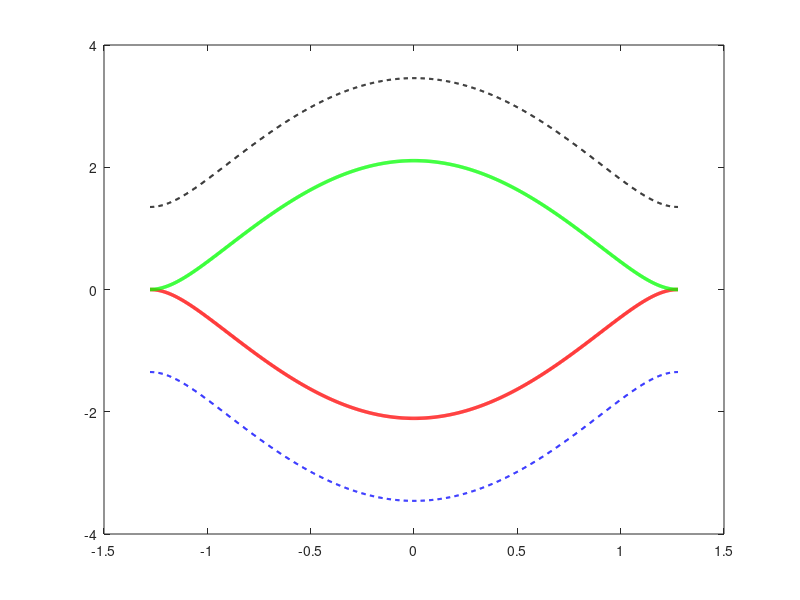

Source code (MATLAB): (Note: this script raises an error after producing the figure.)
% ========================================================================
% Tight-Binding Dispersion Relation for 1D Benzene Chain
% Plotting the First Brillouin Zone
% ========================================================================
clear; clc; close all;

%% 1. Physical Parameters
% Using typical values for graphene-like systems for realism
t = 2.7;          % Hopping integral [eV]
alpha = 0;        % On-site energy [eV] (Reference level, sets Ef approx at 0)
a = 1.42;         % Bond length between Carbons [Angstrom]

% Lattice constant in real space
R = a * sqrt(3);  % [Angstrom]

%% 2. Defining the First Brillouin Zone (BZ)
% The BZ boundaries are at +/- pi/R
k_boundary = pi / R;

% Create k-vector spanning exactly the first BZ
num_points = 1000;
k = linspace(-k_boundary, k_boundary, num_points);

%% 3. Calculating Energy Bands
% Recall the formula derived: E = -alpha +/- (t/4)*( +/-1 +/- S )
% Where S = sqrt(1 + 16*cos^2(kR/2))

% Helper term S(k)
S_k = sqrt(1 + 16 * (cos(k * R / 2)).^2);

% The four energy bands (ordered from lowest to highest)
% Band 1 (Lowest)
E1 = -alpha - (t/4) * (S_k + 1);
% Band 2 (Valence Band - Highest occupied at 0K)
E2 = -alpha + (t/4) * (1 - S_k);
% Band 3 (Conduction Band - Lowest unoccupied at 0K)
E3 = -alpha + (t/4) * (S_k - 1);
% Band 4 (Highest)
E4 = -alpha + (t/4) * (S_k + 1);

%% 4. Plotting
figure('Name', '1D Benzene Chain Dispersion', 'Color', 'w', 'Position', [100, 100, 800, 600]);
hold on; box on;

% Plot the bands with distinct styles
plot(k, E1, 'b--', 'LineWidth', 1.5, 'DisplayName', 'Band 1 (Lowest)');
plot(k, E2, 'r-', 'LineWidth', 2.5, 'DisplayName', 'Band 2 (Valence)');
plot(k, E3, 'g-', 'LineWidth', 2.5, 'DisplayName', 'Band 3 (Conduction)');
plot(k, E4, 'k--', 'LineWidth', 1.5, 'DisplayName', 'Band 4 (Highest)');

% Mark the Fermi Energy level (approximate for this symmetric case)
yline(-alpha, 'k:', 'Fermi Energy (E_F)', 'LabelVerticalAlignment', 'middle', 'LineWidth', 1);

% --- Marking the Brillouin Zone Boundaries ---
xline(-k_boundary, 'k-.', {'-pi/R', 'BZ Boundary'}, 'LabelVerticalAlignment', 'bottom', 'LineWidth', 1.2);
xline(k_boundary, 'k-.', {'+pi/R', 'BZ Boundary'}, 'LabelVerticalAlignment', 'bottom', 'LineWidth', 1.2);

% Graph decorations
title({'Electronic Dispersion Relation', '1D Benzene Chain (First Brillouin Zone)'}, 'FontSize', 14);
xlabel('Wavevector k [1/\AA]', 'FontSize', 12, 'FontWeight', 'bold');
ylabel('Energy E(k) [eV]', 'FontSize', 12, 'FontWeight', 'bold');
legend('Location', 'bestoutside', 'FontSize', 11);
grid on;

% Set x-axis limits exactly to the BZ
xlim([-k_boundary, k_boundary]);

% Add a slight padding to y-axis for better view
ylim([min(E1)*1.1, max(E4)*1.1]);

set(gca, 'FontSize', 10, 'LineWidth', 1.2);
hold off;
